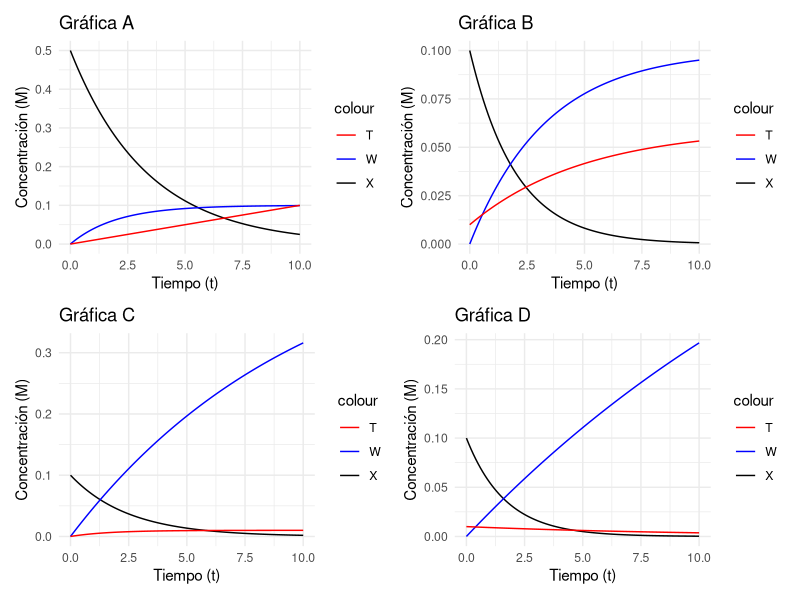

Source code (R):
library(ggplot2)
library(patchwork)

# Generar datos de tiempo
time <- seq(0, 10, by = 0.1)

# Crear las gráficas A, B, C y D

# Gráfica A
X_A <- 0.5 * exp(-0.3 * time)     # Decrecimiento de X
W_A <- 0.1 * (1 - exp(-0.5 * time)) # Incremento de W
T_A <- 0.01 * time                # Incremento lineal de T

data_A <- data.frame(time, X = X_A, W = W_A, T = T_A)
plot_A <- ggplot(data_A, aes(x = time)) +
  geom_line(aes(y = X, color = "X")) +
  geom_line(aes(y = W, color = "W")) +
  geom_line(aes(y = T, color = "T")) +
  labs(title = "Gráfica A", y = "Concentración (M)", x = "Tiempo (t)") +
  scale_color_manual(values = c("X" = "black", "W" = "blue", "T" = "red")) +
  theme_minimal()

# Gráfica B
X_B <- 0.1 * exp(-0.5 * time)     # Decrecimiento rápido de X
W_B <- 0.1 * (1 - exp(-0.3 * time)) # Incremento lento de W
T_B <- 0.01 + 0.05 * (1 - exp(-0.2 * time)) # T alcanza un plateau

data_B <- data.frame(time, X = X_B, W = W_B, T = T_B)
plot_B <- ggplot(data_B, aes(x = time)) +
  geom_line(aes(y = X, color = "X")) +
  geom_line(aes(y = W, color = "W")) +
  geom_line(aes(y = T, color = "T")) +
  labs(title = "Gráfica B", y = "Concentración (M)", x = "Tiempo (t)") +
  scale_color_manual(values = c("X" = "black", "W" = "blue", "T" = "red")) +
  theme_minimal()

# Gráfica C
X_C <- 0.1 * exp(-0.4 * time)     # Decrecimiento rápido de X
W_C <- 0.5 * (1 - exp(-0.1 * time)) # Incremento lento de W
T_C <- 0.01 * (1 - exp(-0.6 * time)) # T aumenta rápidamente y luego se estabiliza

data_C <- data.frame(time, X = X_C, W = W_C, T = T_C)
plot_C <- ggplot(data_C, aes(x = time)) +
  geom_line(aes(y = X, color = "X")) +
  geom_line(aes(y = W, color = "W")) +
  geom_line(aes(y = T, color = "T")) +
  labs(title = "Gráfica C", y = "Concentración (M)", x = "Tiempo (t)") +
  scale_color_manual(values = c("X" = "black", "W" = "blue", "T" = "red")) +
  theme_minimal()

# Gráfica D
X_D <- 0.1 * exp(-0.6 * time)     # Decrecimiento rápido de X
W_D <- 0.5 * (1 - exp(-0.05 * time)) # Incremento lento de W
T_D <- 0.01 * exp(-0.1 * time)    # Decaimiento leve de T

data_D <- data.frame(time, X = X_D, W = W_D, T = T_D)
plot_D <- ggplot(data_D, aes(x = time)) +
  geom_line(aes(y = X, color = "X")) +
  geom_line(aes(y = W, color = "W")) +
  geom_line(aes(y = T, color = "T")) +
  labs(title = "Gráfica D", y = "Concentración (M)", x = "Tiempo (t)") +
  scale_color_manual(values = c("X" = "black", "W" = "blue", "T" = "red")) +
  theme_minimal()

# Organizar las gráficas en una cuadrícula 2x2
(plot_A | plot_B) / (plot_C | plot_D)
